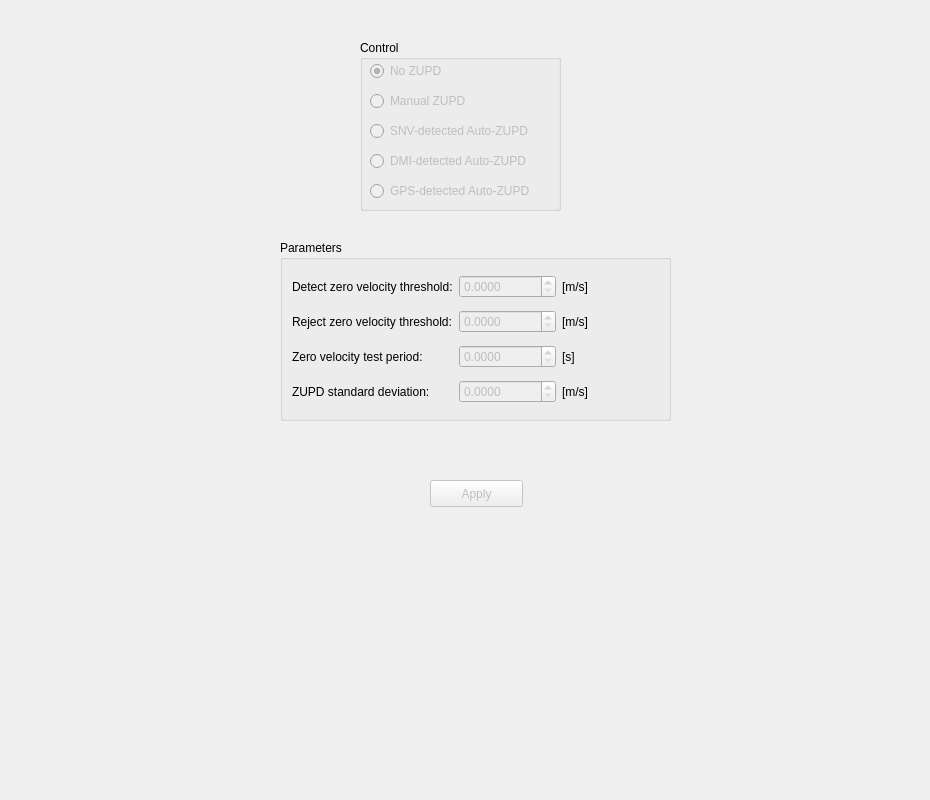
<?xml version="1.0" encoding="UTF-8"?>
<ui version="4.0">
 <class>ZUPDControl</class>
 <widget class="QWidget" name="ZUPDControl">
  <property name="geometry">
   <rect>
    <x>0</x>
    <y>0</y>
    <width>930</width>
    <height>800</height>
   </rect>
  </property>
  <property name="windowTitle">
   <string>Form</string>
  </property>
  <widget class="QGroupBox" name="groupBox_6">
   <property name="geometry">
    <rect>
     <x>280</x>
     <y>240</y>
     <width>391</width>
     <height>181</height>
    </rect>
   </property>
   <property name="title">
    <string>Parameters</string>
   </property>
   <layout class="QGridLayout" name="gridLayout">
    <item row="3" column="0">
     <widget class="QLabel" name="label_9">
      <property name="text">
       <string>ZUPD standard deviation:</string>
      </property>
     </widget>
    </item>
    <item row="3" column="1">
     <widget class="QDoubleSpinBox" name="zupdStdSpinBox">
      <property name="enabled">
       <bool>false</bool>
      </property>
      <property name="decimals">
       <number>4</number>
      </property>
      <property name="maximum">
       <double>1000000.000000000000000</double>
      </property>
      <property name="singleStep">
       <double>0.100000000000000</double>
      </property>
     </widget>
    </item>
    <item row="2" column="0">
     <widget class="QLabel" name="label_10">
      <property name="text">
       <string>Zero velocity test period:</string>
      </property>
     </widget>
    </item>
    <item row="2" column="1">
     <widget class="QDoubleSpinBox" name="testSpinBox">
      <property name="enabled">
       <bool>false</bool>
      </property>
      <property name="decimals">
       <number>4</number>
      </property>
      <property name="maximum">
       <double>1000000.000000000000000</double>
      </property>
      <property name="singleStep">
       <double>0.100000000000000</double>
      </property>
     </widget>
    </item>
    <item row="1" column="0">
     <widget class="QLabel" name="label_11">
      <property name="text">
       <string>Reject zero velocity threshold:</string>
      </property>
     </widget>
    </item>
    <item row="1" column="1">
     <widget class="QDoubleSpinBox" name="rejectSpinBox">
      <property name="enabled">
       <bool>false</bool>
      </property>
      <property name="decimals">
       <number>4</number>
      </property>
      <property name="minimum">
       <double>0.000000000000000</double>
      </property>
      <property name="maximum">
       <double>1000000.000000000000000</double>
      </property>
      <property name="singleStep">
       <double>0.100000000000000</double>
      </property>
     </widget>
    </item>
    <item row="0" column="0">
     <widget class="QLabel" name="label_12">
      <property name="text">
       <string>Detect zero velocity threshold:</string>
      </property>
     </widget>
    </item>
    <item row="0" column="1">
     <widget class="QDoubleSpinBox" name="detectSpinBox">
      <property name="enabled">
       <bool>false</bool>
      </property>
      <property name="buttonSymbols">
       <enum>QAbstractSpinBox::UpDownArrows</enum>
      </property>
      <property name="decimals">
       <number>4</number>
      </property>
      <property name="minimum">
       <double>0.000000000000000</double>
      </property>
      <property name="maximum">
       <double>1000000.000000000000000</double>
      </property>
      <property name="singleStep">
       <double>0.100000000000000</double>
      </property>
     </widget>
    </item>
    <item row="1" column="2">
     <widget class="QLabel" name="label_14">
      <property name="text">
       <string>[m/s]</string>
      </property>
     </widget>
    </item>
    <item row="2" column="2">
     <widget class="QLabel" name="label_15">
      <property name="text">
       <string>[s]</string>
      </property>
     </widget>
    </item>
    <item row="0" column="2">
     <widget class="QLabel" name="label_13">
      <property name="text">
       <string>[m/s]</string>
      </property>
     </widget>
    </item>
    <item row="3" column="2">
     <widget class="QLabel" name="label_16">
      <property name="text">
       <string>[m/s]</string>
      </property>
     </widget>
    </item>
   </layout>
  </widget>
  <widget class="QPushButton" name="applyButton">
   <property name="enabled">
    <bool>false</bool>
   </property>
   <property name="geometry">
    <rect>
     <x>430</x>
     <y>480</y>
     <width>93</width>
     <height>27</height>
    </rect>
   </property>
   <property name="text">
    <string>Apply</string>
   </property>
  </widget>
  <widget class="QGroupBox" name="groupBox">
   <property name="geometry">
    <rect>
     <x>360</x>
     <y>40</y>
     <width>201</width>
     <height>171</height>
    </rect>
   </property>
   <property name="title">
    <string>Control</string>
   </property>
   <widget class="QRadioButton" name="radioButton">
    <property name="enabled">
     <bool>false</bool>
    </property>
    <property name="geometry">
     <rect>
      <x>10</x>
      <y>20</y>
      <width>109</width>
      <height>22</height>
     </rect>
    </property>
    <property name="text">
     <string>No ZUPD</string>
    </property>
    <property name="checked">
     <bool>true</bool>
    </property>
   </widget>
   <widget class="QRadioButton" name="radioButton_2">
    <property name="enabled">
     <bool>false</bool>
    </property>
    <property name="geometry">
     <rect>
      <x>10</x>
      <y>50</y>
      <width>121</width>
      <height>22</height>
     </rect>
    </property>
    <property name="text">
     <string>Manual ZUPD</string>
    </property>
   </widget>
   <widget class="QRadioButton" name="radioButton_3">
    <property name="enabled">
     <bool>false</bool>
    </property>
    <property name="geometry">
     <rect>
      <x>10</x>
      <y>80</y>
      <width>191</width>
      <height>22</height>
     </rect>
    </property>
    <property name="text">
     <string>SNV-detected Auto-ZUPD</string>
    </property>
   </widget>
   <widget class="QRadioButton" name="radioButton_4">
    <property name="enabled">
     <bool>false</bool>
    </property>
    <property name="geometry">
     <rect>
      <x>10</x>
      <y>110</y>
      <width>191</width>
      <height>22</height>
     </rect>
    </property>
    <property name="text">
     <string>DMI-detected Auto-ZUPD</string>
    </property>
   </widget>
   <widget class="QRadioButton" name="radioButton_5">
    <property name="enabled">
     <bool>false</bool>
    </property>
    <property name="geometry">
     <rect>
      <x>10</x>
      <y>140</y>
      <width>191</width>
      <height>22</height>
     </rect>
    </property>
    <property name="text">
     <string>GPS-detected Auto-ZUPD</string>
    </property>
   </widget>
  </widget>
 </widget>
 <resources/>
 <connections>
  <connection>
   <sender>applyButton</sender>
   <signal>pressed()</signal>
   <receiver>ZUPDControl</receiver>
   <slot>applyPressed()</slot>
   <hints>
    <hint type="sourcelabel">
     <x>416</x>
     <y>483</y>
    </hint>
    <hint type="destinationlabel">
     <x>464</x>
     <y>399</y>
    </hint>
   </hints>
  </connection>
 </connections>
 <slots>
  <slot>applyPressed()</slot>
 </slots>
</ui>
